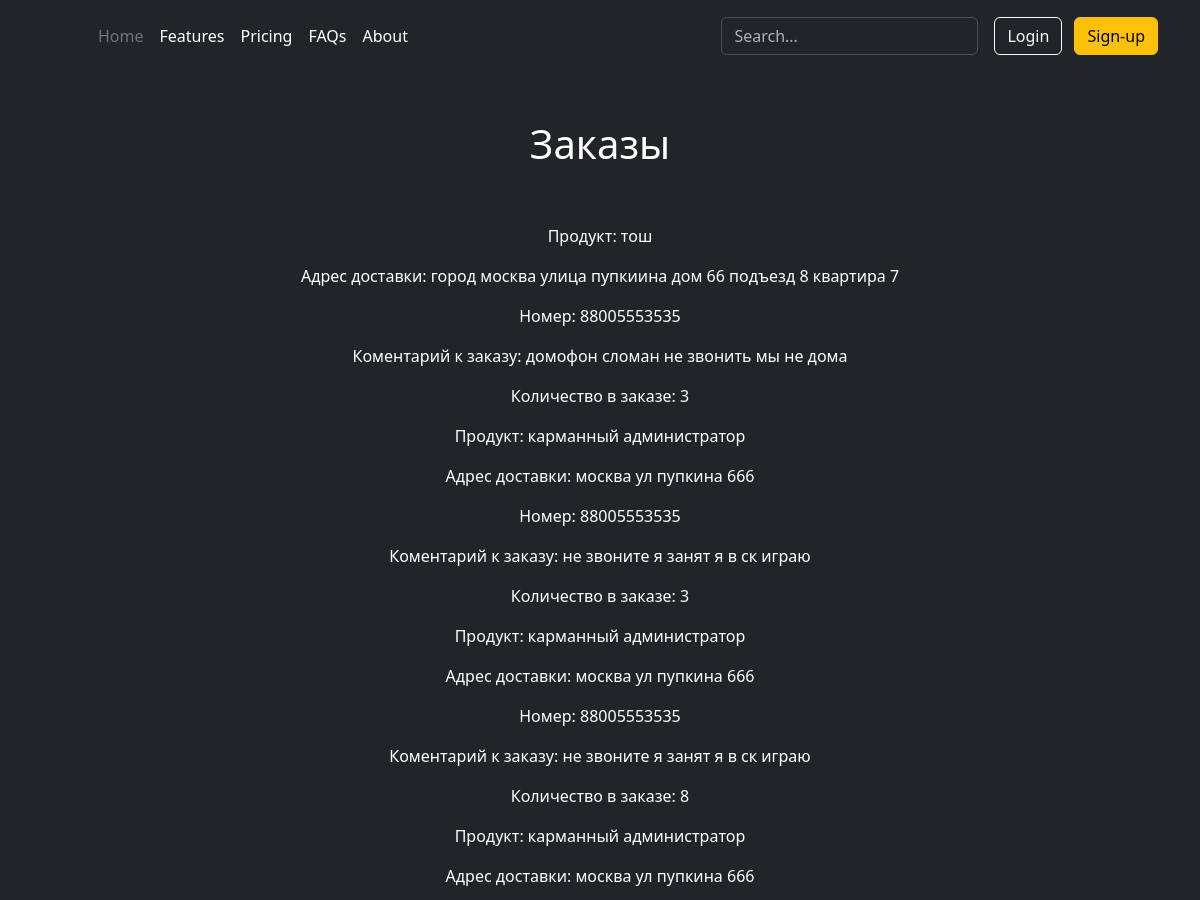
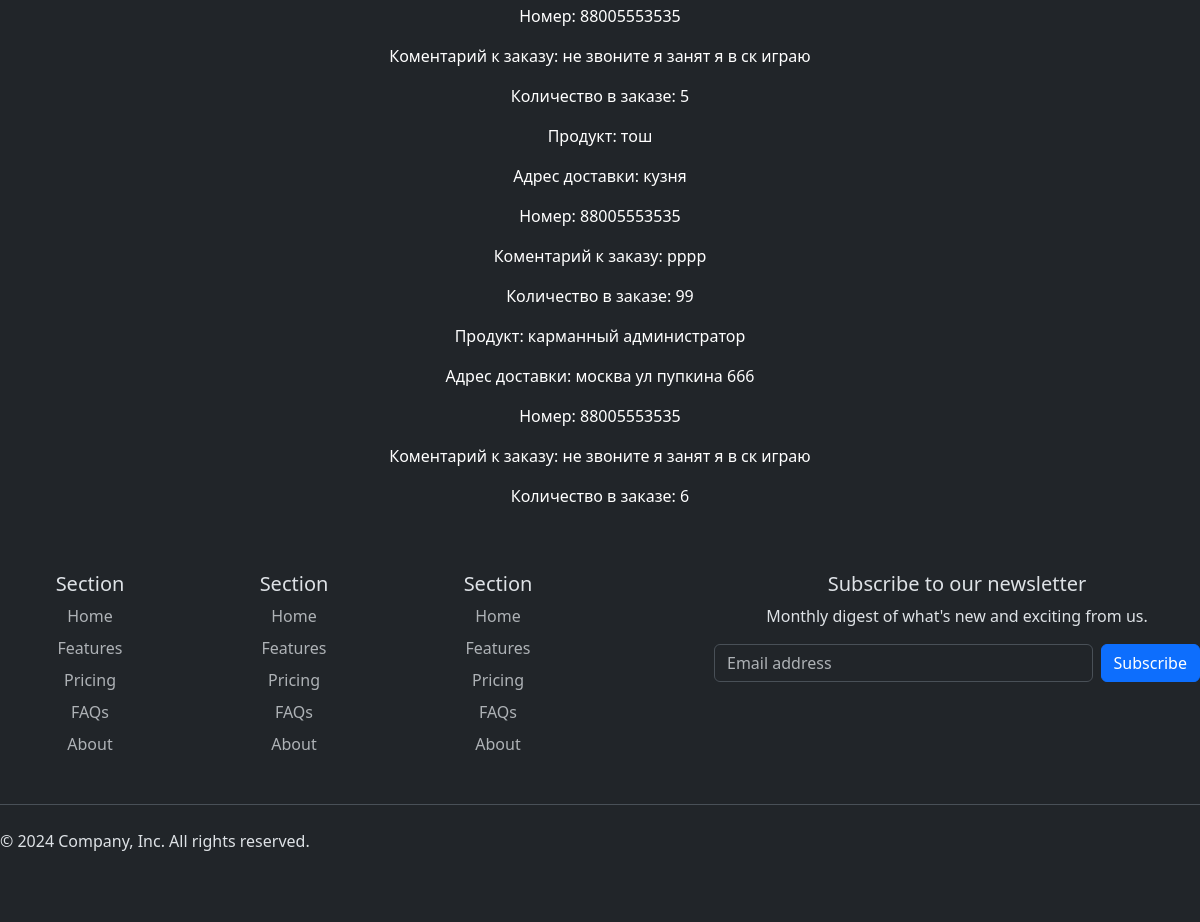
Screenshot of /orders/ with the database file from the repository (2 pictures, top to bottom).
### shop/models.py (models this page shows)
class Order(models.Model):
    product = models.ForeignKey(Product, models.SET_NULL, null = True)
    address = models.TextField()
    phone = models.TextField(max_length=15)
    comment = models.TextField(blank=True, null=True)
    count = models.PositiveIntegerField(default = 1)

class Product(models.Model):
    title = models.CharField(max_length=30)
    description = models.TextField()
    price = models.PositiveIntegerField()
    count = models.PositiveIntegerField()
    image = models.ImageField(upload_to='images/')
    rating = models.PositiveSmallIntegerField()
    discount = models.PositiveSmallIntegerField()

### shop/views.py (the view)
# urls.py: path('orders/', orders),
def orders(request):
    order = Order.objects.all()
    return render(request, 'shop/orders.html', {'orders': order })

### shop/templates/shop/orders.html (shortened to what this page needs)
{%extends "core/base.html"%}
{%block content%}
    <h1 class="title text-white pb-5 py-5 text-center">Заказы</h1>
    <div class="container">
        {%for order in orders%}
        <div class="">
            <div class="order text-white">
                <p class="order_product">Продукт: {{order.product.title}}</p>
                <p class="order_address">Адрес доставки: {{order.address}}</p>
                <p class="order_phone">Номер: {{order.phone}}</p>
                <p class="order_coment">Коментарий к заказу: {{order.comment}}</p>
                <p class="order_count">Количество в заказе: {{order.count}}</p>
            </div>
        </div>
        {%endfor%}
    </div>
{%endblock%}

### core/templates/core/base.html (shortened to what this page needs)
<!DOCTYPE html>
<html lang="en">
<head>
    <link rel="stylesheet" href="https://cdn.jsdelivr.net/npm/bootstrap@5.3.3/dist/css/bootstrap.min.css">
</head>
<body class=" text-center" data-bs-theme="dark">
    {%include "core/includes/header.html"%}
    {%block content%}{%endblock%}
    {%include "core/includes/footer.html"%}
</body>
</html>

### core/templates/core/includes/header.html
<header class="p-3 text-bg-dark">
    <div class="container">
      <div class="d-flex flex-wrap align-items-center justify-content-center justify-content-lg-start">
        <a href="/" class="d-flex align-items-center mb-2 mb-lg-0 text-white text-decoration-none">
          <svg class="bi me-2" width="40" height="32" role="img" aria-label="Bootstrap"><use xlink:href="#bootstrap"></use></svg>
        </a>
        <ul class="nav col-12 col-lg-auto me-lg-auto mb-2 justify-content-center mb-md-0">
          <li><a href="#" class="nav-link px-2 text-secondary">Home</a></li>
          <li><a href="#" class="nav-link px-2 text-white">Features</a></li>
          <li><a href="#" class="nav-link px-2 text-white">Pricing</a></li>
          <li><a href="#" class="nav-link px-2 text-white">FAQs</a></li>
          <li><a href="#" class="nav-link px-2 text-white">About</a></li>
        </ul>
        <form class="col-12 col-lg-auto mb-3 mb-lg-0 me-lg-3" role="search">
          <input type="search" class="form-control form-control-dark text-bg-dark" placeholder="Search..." aria-label="Search">
        </form>
        <div class="text-end">
          <button type="button" class="btn btn-outline-light me-2">Login</button>
          <button type="button" class="btn btn-warning">Sign-up</button>
        </div>
      </div>
    </div>
  </header>

### core/templates/core/includes/footer.html (shortened to what this page needs)
<footer class="py-5 ">
    <div class="row">
      <div class="col-6 col-md-2 mb-3">
        <h5>Section</h5>
        <ul class="nav flex-column ">
          <li class="nav-item mb-2"><a href="#" class="nav-link p-0 text-body-secondary">Home</a></li>
          <li class="nav-item mb-2"><a href="#" class="nav-link p-0 text-body-secondary">Features</a></li>
          <li class="nav-item mb-2"><a href="#" class="nav-link p-0 text-body-secondary">Pricing</a></li>
          <li class="nav-item mb-2"><a href="#" class="nav-link p-0 text-body-secondary">FAQs</a></li>
          <li class="nav-item mb-2"><a href="#" class="nav-link p-0 text-body-secondary">About</a></li>
        </ul>
      </div>
      <div class="col-6 col-md-2 mb-3">
        <h5>Section</h5>
        <ul class="nav flex-column">
          <li class="nav-item mb-2"><a href="#" class="nav-link p-0 text-body-secondary">Home</a></li>
          <li class="nav-item mb-2"><a href="#" class="nav-link p-0 text-body-secondary">Features</a></li>
          <li class="nav-item mb-2"><a href="#" class="nav-link p-0 text-body-secondary">Pricing</a></li>
          <li class="nav-item mb-2"><a href="#" class="nav-link p-0 text-body-secondary">FAQs</a></li>
          <li class="nav-item mb-2"><a href="#" class="nav-link p-0 text-body-secondary">About</a></li>
        </ul>
      </div>
      <div class="col-6 col-md-2 mb-3">
        <h5>Section</h5>
        <ul class="nav flex-column">
          <li class="nav-item mb-2"><a href="#" class="nav-link p-0 text-body-secondary">Home</a></li>
          <li class="nav-item mb-2"><a href="#" class="nav-link p-0 text-body-secondary">Features</a></li>
          <li class="nav-item mb-2"><a href="#" class="nav-link p-0 text-body-secondary">Pricing</a></li>
          <li class="nav-item mb-2"><a href="#" class="nav-link p-0 text-body-secondary">FAQs</a></li>
          <li class="nav-item mb-2"><a href="#" class="nav-link p-0 text-body-secondary">About</a></li>
        </ul>
      </div>
      <div class="col-md-5 offset-md-1 mb-3">
        <form>
          <h5>Subscribe to our newsletter</h5>
          <p>Monthly digest of what's new and exciting from us.</p>
          <div class="d-flex flex-column flex-sm-row w-100 gap-2">
            <input id="newsletter1" type="text" class="form-control" placeholder="Email address">
            <button class="btn btn-primary" type="button">Subscribe</button>
          </div>
        </form>
      </div>
    </div>
    <div class="d-flex flex-column flex-sm-row justify-content-between py-4 my-4 border-top">
      <p>© 2024 Company, Inc. All rights reserved.</p>
      <ul class="list-unstyled d-flex">
        <li class="ms-3"><a class="link-body-emphasis" href="#"><svg class="bi" width="24" height="24"><use xlink:href="#twitter"></use></svg></a></li>
        <li class="ms-3"><a class="link-body-emphasis" href="#"><svg class="bi" width="24" height="24"><use xlink:href="#instagram"></use></svg></a></li>
        <li class="ms-3"><a class="link-body-emphasis" href="#"><svg class="bi" width="24" height="24"><use xlink:href="#facebook"></use></svg></a></li>
      </ul>
    </div>
  </footer>

### rows the page displays
Order: product "тош", address "город москва улица пупкиина дом 66 подъезд 8 квартира 7", phone "88005553535", comment "домофон сломан не звонить мы не дома", count "3"
Order: product "карманный администратор", address "москва ул пупкина 666", phone "88005553535", comment "не звоните я занят я в ск играю", count "3"
Order: product "карманный администратор", address "москва ул пупкина 666", phone "88005553535", comment "не звоните я занят я в ск играю", count "8"
Order: product "карманный администратор", address "москва ул пупкина 666", phone "88005553535", comment "не звоните я занят я в ск играю", count "5"
Order: product "тош", address "кузня", phone "88005553535", comment "рррр", count "99"
Order: product "карманный администратор", address "москва ул пупкина 666", phone "88005553535", comment "не звоните я занят я в ск играю", count "6"
